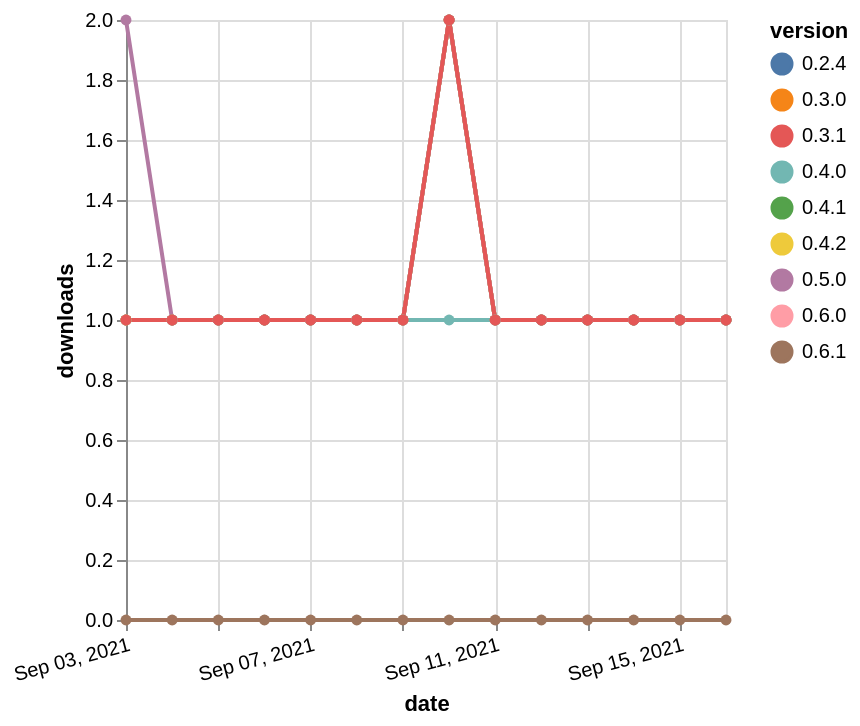

Source (Vega-Lite JSON):
### Vega-Lite specification from a JSON file in a GitHub repository (floating-point values rounded to 4 significant figures)
{"$schema": "https://vega.github.io/schema/vega-lite/v5.json", "description": "A simple bar chart with embedded data.", "data": {"values": [{"date": "2021-09-03", "total": 125, "delta": 1, "version": "0.4.0"}, {"date": "2021-09-04", "total": 126, "delta": 1, "version": "0.4.0"}, {"date": "2021-09-05", "total": 127, "delta": 1, "version": "0.4.0"}, {"date": "2021-09-06", "total": 128, "delta": 1, "version": "0.4.0"}, {"date": "2021-09-07", "total": 129, "delta": 1, "version": "0.4.0"}, {"date": "2021-09-08", "total": 130, "delta": 1, "version": "0.4.0"}, {"date": "2021-09-09", "total": 131, "delta": 1, "version": "0.4.0"}, {"date": "2021-09-10", "total": 132, "delta": 1, "version": "0.4.0"}, {"date": "2021-09-11", "total": 133, "delta": 1, "version": "0.4.0"}, {"date": "2021-09-12", "total": 134, "delta": 1, "version": "0.4.0"}, {"date": "2021-09-13", "total": 135, "delta": 1, "version": "0.4.0"}, {"date": "2021-09-14", "total": 136, "delta": 1, "version": "0.4.0"}, {"date": "2021-09-15", "total": 137, "delta": 1, "version": "0.4.0"}, {"date": "2021-09-16", "total": 138, "delta": 1, "version": "0.4.0"}, {"date": "2021-09-03", "total": 127, "delta": 1, "version": "0.2.4"}, {"date": "2021-09-04", "total": 128, "delta": 1, "version": "0.2.4"}, {"date": "2021-09-05", "total": 129, "delta": 1, "version": "0.2.4"}, {"date": "2021-09-06", "total": 130, "delta": 1, "version": "0.2.4"}, {"date": "2021-09-07", "total": 131, "delta": 1, "version": "0.2.4"}, {"date": "2021-09-08", "total": 132, "delta": 1, "version": "0.2.4"}, {"date": "2021-09-09", "total": 133, "delta": 1, "version": "0.2.4"}, {"date": "2021-09-10", "total": 135, "delta": 2, "version": "0.2.4"}, {"date": "2021-09-11", "total": 136, "delta": 1, "version": "0.2.4"}, {"date": "2021-09-12", "total": 137, "delta": 1, "version": "0.2.4"}, {"date": "2021-09-13", "total": 138, "delta": 1, "version": "0.2.4"}, {"date": "2021-09-14", "total": 139, "delta": 1, "version": "0.2.4"}, {"date": "2021-09-15", "total": 140, "delta": 1, "version": "0.2.4"}, {"date": "2021-09-16", "total": 141, "delta": 1, "version": "0.2.4"}, {"date": "2021-09-03", "total": 132, "delta": 1, "version": "0.4.2"}, {"date": "2021-09-04", "total": 133, "delta": 1, "version": "0.4.2"}, {"date": "2021-09-05", "total": 134, "delta": 1, "version": "0.4.2"}, {"date": "2021-09-06", "total": 135, "delta": 1, "version": "0.4.2"}, {"date": "2021-09-07", "total": 136, "delta": 1, "version": "0.4.2"}, {"date": "2021-09-08", "total": 137, "delta": 1, "version": "0.4.2"}, {"date": "2021-09-09", "total": 138, "delta": 1, "version": "0.4.2"}, {"date": "2021-09-10", "total": 140, "delta": 2, "version": "0.4.2"}, {"date": "2021-09-11", "total": 141, "delta": 1, "version": "0.4.2"}, {"date": "2021-09-12", "total": 142, "delta": 1, "version": "0.4.2"}, {"date": "2021-09-13", "total": 143, "delta": 1, "version": "0.4.2"}, {"date": "2021-09-14", "total": 144, "delta": 1, "version": "0.4.2"}, {"date": "2021-09-15", "total": 145, "delta": 1, "version": "0.4.2"}, {"date": "2021-09-16", "total": 146, "delta": 1, "version": "0.4.2"}, {"date": "2021-09-03", "total": 11, "delta": 0, "version": "0.6.1"}, {"date": "2021-09-04", "total": 12, "delta": 0, "version": "0.6.1"}, {"date": "2021-09-05", "total": 15, "delta": 0, "version": "0.6.1"}, {"date": "2021-09-06", "total": 16, "delta": 0, "version": "0.6.1"}, {"date": "2021-09-07", "total": 19, "delta": 0, "version": "0.6.1"}, {"date": "2021-09-08", "total": 21, "delta": 0, "version": "0.6.1"}, {"date": "2021-09-09", "total": 22, "delta": 0, "version": "0.6.1"}, {"date": "2021-09-10", "total": 24, "delta": 0, "version": "0.6.1"}, {"date": "2021-09-11", "total": 25, "delta": 0, "version": "0.6.1"}, {"date": "2021-09-12", "total": 26, "delta": 0, "version": "0.6.1"}, {"date": "2021-09-13", "total": 27, "delta": 0, "version": "0.6.1"}, {"date": "2021-09-14", "total": 28, "delta": 0, "version": "0.6.1"}, {"date": "2021-09-15", "total": 29, "delta": 0, "version": "0.6.1"}, {"date": "2021-09-16", "total": 30, "delta": 0, "version": "0.6.1"}, {"date": "2021-09-03", "total": 122, "delta": 1, "version": "0.3.0"}, {"date": "2021-09-04", "total": 123, "delta": 1, "version": "0.3.0"}, {"date": "2021-09-05", "total": 124, "delta": 1, "version": "0.3.0"}, {"date": "2021-09-06", "total": 125, "delta": 1, "version": "0.3.0"}, {"date": "2021-09-07", "total": 126, "delta": 1, "version": "0.3.0"}, {"date": "2021-09-08", "total": 127, "delta": 1, "version": "0.3.0"}, {"date": "2021-09-09", "total": 128, "delta": 1, "version": "0.3.0"}, {"date": "2021-09-10", "total": 130, "delta": 2, "version": "0.3.0"}, {"date": "2021-09-11", "total": 131, "delta": 1, "version": "0.3.0"}, {"date": "2021-09-12", "total": 132, "delta": 1, "version": "0.3.0"}, {"date": "2021-09-13", "total": 133, "delta": 1, "version": "0.3.0"}, {"date": "2021-09-14", "total": 134, "delta": 1, "version": "0.3.0"}, {"date": "2021-09-15", "total": 135, "delta": 1, "version": "0.3.0"}, {"date": "2021-09-16", "total": 136, "delta": 1, "version": "0.3.0"}, {"date": "2021-09-03", "total": 124, "delta": 1, "version": "0.4.1"}, {"date": "2021-09-04", "total": 125, "delta": 1, "version": "0.4.1"}, {"date": "2021-09-05", "total": 126, "delta": 1, "version": "0.4.1"}, {"date": "2021-09-06", "total": 127, "delta": 1, "version": "0.4.1"}, {"date": "2021-09-07", "total": 128, "delta": 1, "version": "0.4.1"}, {"date": "2021-09-08", "total": 129, "delta": 1, "version": "0.4.1"}, {"date": "2021-09-09", "total": 130, "delta": 1, "version": "0.4.1"}, {"date": "2021-09-10", "total": 132, "delta": 2, "version": "0.4.1"}, {"date": "2021-09-11", "total": 133, "delta": 1, "version": "0.4.1"}, {"date": "2021-09-12", "total": 134, "delta": 1, "version": "0.4.1"}, {"date": "2021-09-13", "total": 135, "delta": 1, "version": "0.4.1"}, {"date": "2021-09-14", "total": 136, "delta": 1, "version": "0.4.1"}, {"date": "2021-09-15", "total": 137, "delta": 1, "version": "0.4.1"}, {"date": "2021-09-16", "total": 138, "delta": 1, "version": "0.4.1"}, {"date": "2021-09-03", "total": 131, "delta": 1, "version": "0.6.0"}, {"date": "2021-09-04", "total": 132, "delta": 1, "version": "0.6.0"}, {"date": "2021-09-05", "total": 133, "delta": 1, "version": "0.6.0"}, {"date": "2021-09-06", "total": 134, "delta": 1, "version": "0.6.0"}, {"date": "2021-09-07", "total": 135, "delta": 1, "version": "0.6.0"}, {"date": "2021-09-08", "total": 136, "delta": 1, "version": "0.6.0"}, {"date": "2021-09-09", "total": 137, "delta": 1, "version": "0.6.0"}, {"date": "2021-09-10", "total": 139, "delta": 2, "version": "0.6.0"}, {"date": "2021-09-11", "total": 140, "delta": 1, "version": "0.6.0"}, {"date": "2021-09-12", "total": 141, "delta": 1, "version": "0.6.0"}, {"date": "2021-09-13", "total": 142, "delta": 1, "version": "0.6.0"}, {"date": "2021-09-14", "total": 143, "delta": 1, "version": "0.6.0"}, {"date": "2021-09-15", "total": 144, "delta": 1, "version": "0.6.0"}, {"date": "2021-09-16", "total": 145, "delta": 1, "version": "0.6.0"}, {"date": "2021-09-03", "total": 124, "delta": 2, "version": "0.5.0"}, {"date": "2021-09-04", "total": 125, "delta": 1, "version": "0.5.0"}, {"date": "2021-09-05", "total": 126, "delta": 1, "version": "0.5.0"}, {"date": "2021-09-06", "total": 127, "delta": 1, "version": "0.5.0"}, {"date": "2021-09-07", "total": 128, "delta": 1, "version": "0.5.0"}, {"date": "2021-09-08", "total": 129, "delta": 1, "version": "0.5.0"}, {"date": "2021-09-09", "total": 130, "delta": 1, "version": "0.5.0"}, {"date": "2021-09-10", "total": 132, "delta": 2, "version": "0.5.0"}, {"date": "2021-09-11", "total": 133, "delta": 1, "version": "0.5.0"}, {"date": "2021-09-12", "total": 134, "delta": 1, "version": "0.5.0"}, {"date": "2021-09-13", "total": 135, "delta": 1, "version": "0.5.0"}, {"date": "2021-09-14", "total": 136, "delta": 1, "version": "0.5.0"}, {"date": "2021-09-15", "total": 137, "delta": 1, "version": "0.5.0"}, {"date": "2021-09-16", "total": 138, "delta": 1, "version": "0.5.0"}, {"date": "2021-09-03", "total": 128, "delta": 1, "version": "0.3.1"}, {"date": "2021-09-04", "total": 129, "delta": 1, "version": "0.3.1"}, {"date": "2021-09-05", "total": 130, "delta": 1, "version": "0.3.1"}, {"date": "2021-09-06", "total": 131, "delta": 1, "version": "0.3.1"}, {"date": "2021-09-07", "total": 132, "delta": 1, "version": "0.3.1"}, {"date": "2021-09-08", "total": 133, "delta": 1, "version": "0.3.1"}, {"date": "2021-09-09", "total": 134, "delta": 1, "version": "0.3.1"}, {"date": "2021-09-10", "total": 136, "delta": 2, "version": "0.3.1"}, {"date": "2021-09-11", "total": 137, "delta": 1, "version": "0.3.1"}, {"date": "2021-09-12", "total": 138, "delta": 1, "version": "0.3.1"}, {"date": "2021-09-13", "total": 139, "delta": 1, "version": "0.3.1"}, {"date": "2021-09-14", "total": 140, "delta": 1, "version": "0.3.1"}, {"date": "2021-09-15", "total": 141, "delta": 1, "version": "0.3.1"}, {"date": "2021-09-16", "total": 142, "delta": 1, "version": "0.3.1"}]}, "width": "container", "mark": {"type": "line", "point": {"filled": true}}, "encoding": {"x": {"field": "date", "type": "temporal", "timeUnit": "yearmonthdate", "title": "date", "axis": {"labelAngle": -15}}, "y": {"field": "delta", "type": "quantitative", "title": "downloads"}, "color": {"field": "version", "type": "nominal"}, "tooltip": {"field": "delta"}}}
